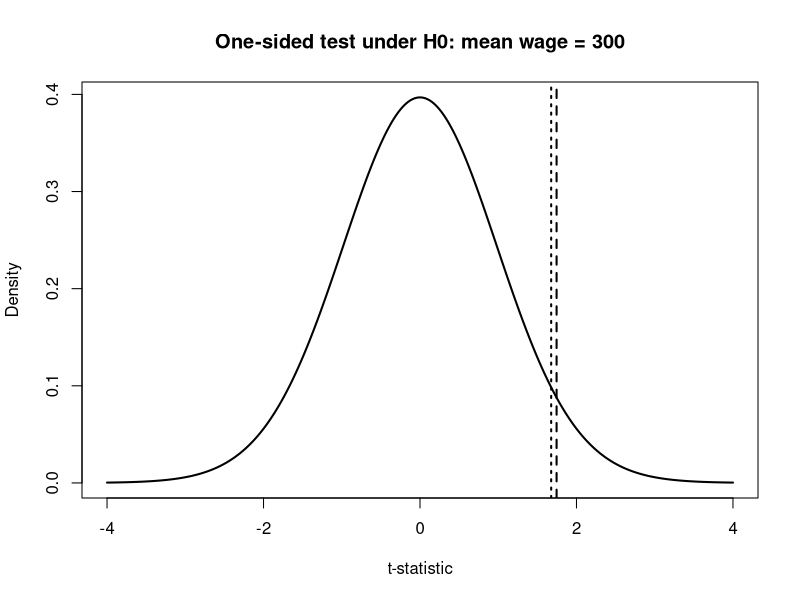
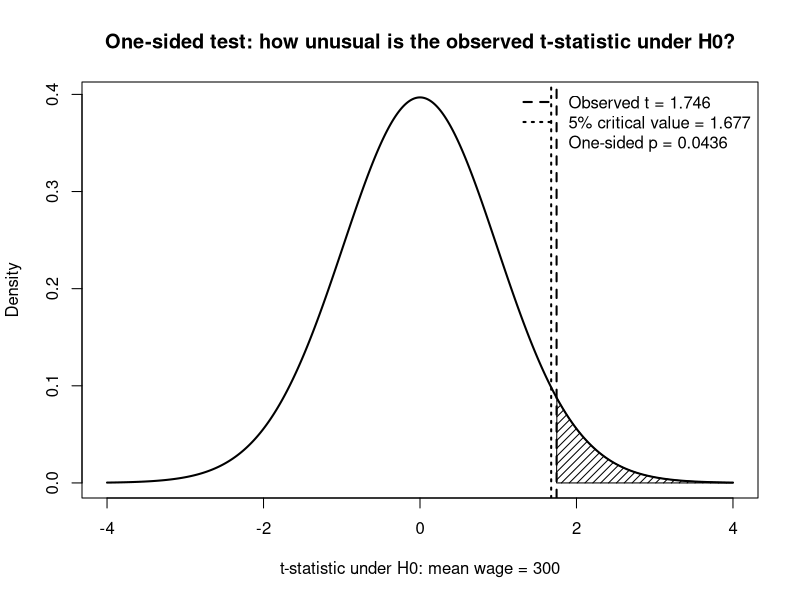
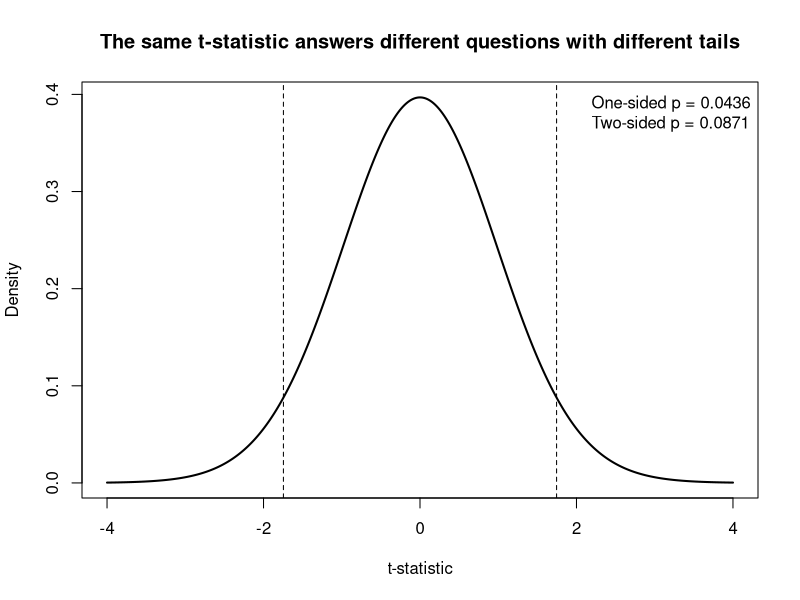
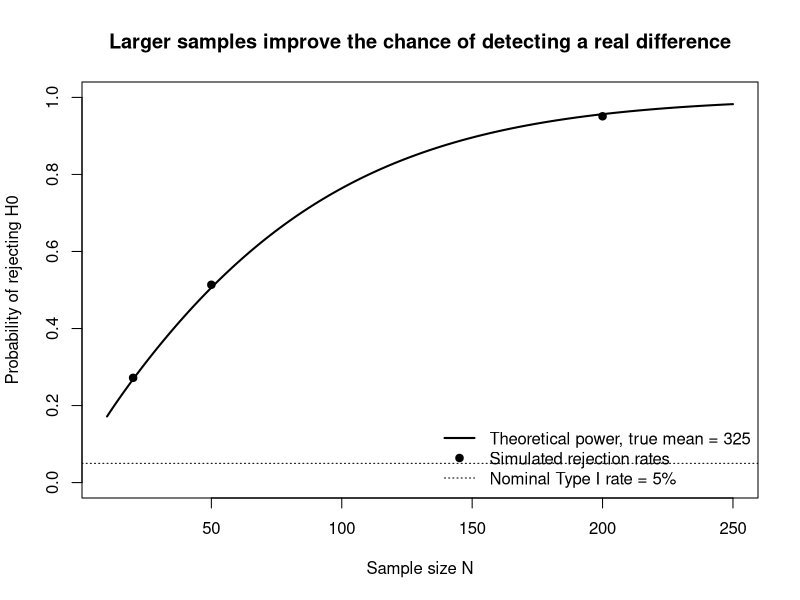

Write R code to recreate these figures, in order.
# Lecture 04: From Uncertainty to Evidence
# When Is an Estimate Different Enough?
#
# Standalone live-lab script. No external packages or data files are required.
# The numbered sections match lecture-04.qmd exactly.
#
# This lecture continues directly from Lecture 03. It reconstructs the same
# synthetic wage population and the same anchor sample, then uses that sample
# to test whether the firm's NOK 300/hour budgeting assumption is too low.

# -----------------------------------------------------------------------------
# SETUP: Reconstruct the Lecture 03 synthetic population and anchor sample
# -----------------------------------------------------------------------------

population_size <- 100000L
target_mean <- 315
target_sd <- 105
shape_k <- 3

u_grid <- (seq_len(population_size) - 0.5) / population_size
z <- u_grid + shape_k * u_grid^3
scale_wage <- target_sd / sqrt(mean((z - mean(z))^2))
base_wage <- target_mean - scale_wage * mean(z)
wage_population <- base_wage + scale_wage * z

population_mean <- mean(wage_population)
population_sd <- sqrt(mean((wage_population - population_mean)^2))

# Deterministic pseudo-random generator, identical to Lecture 03.
lcg_uniform <- function(n, seed) {
  modulus <- 2^32
  multiplier <- 1664525
  increment <- 1013904223
  state <- seed %% modulus
  out <- numeric(n)

  for (i in seq_len(n)) {
    state <- (multiplier * state + increment) %% modulus
    out[i] <- state / modulus
  }

  out
}

draw_wages <- function(n, seed, target_population_mean = 315) {
  u <- lcg_uniform(n, seed)
  idx <- floor(u * length(wage_population)) + 1L
  wage_population[idx] + (target_population_mean - 315)
}

# For the Type I / power simulation we use normally distributed wages so the
# textbook t-test assumptions are exactly represented and the nominal 5% Type I
# error rate is easy to see.
draw_normal_wages <- function(n, seed, mu = 300, sigma = 105) {
  u <- lcg_uniform(n, seed)
  u <- pmin(pmax(u, 1e-12), 1 - 1e-12)
  qnorm(u, mean = mu, sd = sigma)
}

simulate_normal_samples <- function(n, B, seed, mu = 300, sigma = 105) {
  values <- draw_normal_wages(n * B, seed, mu, sigma)
  matrix(values, nrow = B, ncol = n, byrow = TRUE)
}

sample_t_statistics <- function(samples, mu0 = 300) {
  n <- ncol(samples)
  sample_means <- rowMeans(samples)
  sample_sds <- apply(samples, 1, sd)
  (sample_means - mu0) / (sample_sds / sqrt(n))
}

figure_dir <- "figures"
if (!dir.exists(figure_dir)) dir.create(figure_dir, recursive = TRUE)

# Same sample used in Lecture 03.
anchor_seed <- 4820
wage <- draw_wages(50, anchor_seed)

anchor_mean <- mean(wage)
anchor_sd <- sd(wage)
anchor_se <- anchor_sd / sqrt(length(wage))

round(c(
  sample_mean = anchor_mean,
  sample_sd = anchor_sd,
  sample_se = anchor_se
), 2)
# Verified: mean 325.42, SD 102.98, SE 14.56.

# =============================================================================
# LAB STEP 1 — How far is 325.42 from 300?
# =============================================================================

# QUESTION: Is a NOK 25.42 difference large relative to sampling uncertainty?
# PREDICTION STOP:
# Ask how persuasive the same raw difference would be if the SE were 50 versus 1.

mu0 <- 300
n <- length(wage)
df <- n - 1

t_stat <- (anchor_mean - mu0) / anchor_se
round(t_stat, 4)
# Verified: 1.7457.

# INTERPRETATION:
# The estimate lies about 1.75 standard errors above the null boundary of 300.

# =============================================================================
# LAB STEP 2 — What would t look like if 300 were really true?
# =============================================================================

# QUESTION: Under H0: mu = 300, how unusual is t = 1.7457?
# PREDICTION STOP:
# Most t-statistics generated under H0 should be near zero.

alpha <- 0.05
t_critical_one <- qt(1 - alpha, df = df)
p_one <- 1 - pt(t_stat, df = df)

round(c(
  t_observed = t_stat,
  critical_value = t_critical_one,
  one_sided_p = p_one
), 4)
# Verified: t = 1.7457, critical value = 1.6766, p = 0.0436.

# Theoretical null distribution plot.
x <- seq(-4, 4, length.out = 1000)
y <- dt(x, df = df)
plot(
  x, y, type = "l", lwd = 2,
  main = "One-sided test under H0: mean wage = 300",
  xlab = "t-statistic", ylab = "Density"
)
abline(v = t_stat, lty = 2, lwd = 2)
abline(v = t_critical_one, lty = 3, lwd = 2)

png(file.path(figure_dir, "one-sided-test.png"), width = 1280, height = 768, res = 150)
plot(
  x, y, type = "l", lwd = 2,
  main = "One-sided test: how unusual is the observed t-statistic under H0?",
  xlab = "t-statistic under H0: mean wage = 300", ylab = "Density"
)
ix <- x >= t_stat
polygon(c(t_stat, x[ix], max(x[ix])), c(0, y[ix], 0), density = 18)
abline(v = t_stat, lty = 2, lwd = 2)
abline(v = t_critical_one, lty = 3, lwd = 2)
legend(
  "topright",
  legend = c(
    paste0("Observed t = ", round(t_stat, 3)),
    paste0("5% critical value = ", round(t_critical_one, 3)),
    paste0("One-sided p = ", round(p_one, 4))
  ),
  lty = c(2, 3, NA), lwd = c(2, 2, NA), bty = "n"
)
dev.off()

# DECISION:
# At alpha = 0.05, reject H0: mu <= 300 in favor of H1: mu > 300.

# =============================================================================
# LAB STEP 3 — The significance threshold is a decision rule
# =============================================================================

# QUESTION: Does the same evidence lead to the same decision at 10%, 5%, and 1%?
# PREDICTION STOP:
# The p-value stays fixed; only the decision threshold changes.

significance_decisions <- data.frame(
  alpha = c(0.10, 0.05, 0.01),
  p_value = p_one,
  reject = p_one <= c(0.10, 0.05, 0.01)
)
significance_decisions

# Verified: reject at 10% and 5%, do not reject at 1%.

# INTERPRETATION:
# Evidence is continuous. The significance decision is a rule placed on it.

# =============================================================================
# LAB STEP 4 — DELIBERATE FAILURE: the confidence-interval "paradox"
# =============================================================================

# QUESTION: How can 300 lie inside the previous 95% CI while a 5% test rejects it?
# PREDICTION STOP:
# Ask whether a 95% two-sided CI corresponds to a one-sided or two-sided 5% test.

t_critical_two <- qt(0.975, df = df)
p_two <- 2 * (1 - pt(abs(t_stat), df = df))
ci_two <- anchor_mean + c(-1, 1) * t_critical_two * anchor_se
lower_bound_one <- anchor_mean - t_critical_one * anchor_se

round(c(
  two_sided_p = p_two,
  ci95_two_sided_lo = ci_two[1],
  ci95_two_sided_hi = ci_two[2],
  lower_95_one_sided = lower_bound_one
), 4)
# Verified:
# two-sided p = 0.0871
# two-sided 95% CI = [296.1575, 354.6901]
# one-sided 95% lower bound = 301.0075

# Two-sided test: do NOT reject H0: mu = 300 at alpha = .05.
p_two <= 0.05

# One-sided test: reject H0: mu <= 300 at alpha = .05.
p_one <= 0.05

png(file.path(figure_dir, "one-vs-two-sided.png"), width = 1280, height = 768, res = 150)
plot(x, y, type = "l", lwd = 2,
     main = "The same t-statistic answers different questions with different tails",
     xlab = "t-statistic", ylab = "Density")
abline(v = c(-abs(t_stat), abs(t_stat)), lty = 2)
legend("topright",
       legend = c(paste0("One-sided p = ", round(p_one, 4)),
                  paste0("Two-sided p = ", round(p_two, 4))),
       bty = "n")
dev.off()

# INTERPRETATION:
# The 95% two-sided CI is equivalent to a two-sided 5% test, not to a one-sided
# 5% test. The matching one-sided 95% lower bound is above 300.

# =============================================================================
# LAB STEP 5 — DELIBERATE FAILURE: choose the tail after seeing the estimate
# =============================================================================

# MISLEADING REASONING:
# "The sample mean is above 300, therefore I should use H1: mu > 300."
#
# CORRECTION:
# The alternative is determined by the economic/research question before looking
# at the observed sign. If the original question was simply "has the mean changed?",
# the appropriate alternative remains H1: mu != 300.

# No new computation is required here. The point is specification discipline.

# =============================================================================
# LAB STEP 6 — Type I error, Type II error, and power
# =============================================================================

# To make the nominal error rates transparent, use a normal population with
# sigma = 105, matching the scale of the wage example.

# QUESTION A: If H0 is true, do we ever reject it?
# PREDICTION STOP:
# At alpha = .05, a valid test should reject a true H0 about 5% of the time.

null_samples <- simulate_normal_samples(
  n = 50, B = 10000, seed = 51050, mu = 300, sigma = 105
)
null_t <- sample_t_statistics(null_samples, mu0 = 300)
type1_rate <- mean(null_t >= qt(0.95, df = 49))
round(type1_rate, 4)
# Verified: 0.0493.

# QUESTION B: If the true mean is 325, how does N affect our chance of rejecting H0?
# PREDICTION STOP:
# The economic difference stays 25 NOK, but larger N should improve detectability.

power_results <- data.frame(N = c(20, 50, 200), power = NA_real_)
power_seeds <- c(51220, 51250, 51400)

for (j in seq_len(nrow(power_results))) {
  n_j <- power_results$N[j]
  alt_samples <- simulate_normal_samples(
    n = n_j, B = 5000, seed = power_seeds[j], mu = 325, sigma = 105
  )
  alt_t <- sample_t_statistics(alt_samples, mu0 = 300)
  crit_j <- qt(0.95, df = n_j - 1)
  power_results$power[j] <- mean(alt_t >= crit_j)
}

round(power_results, 4)
# Verified simulated power:
# N = 20  -> 0.2720
# N = 50  -> 0.5136
# N = 200 -> 0.9510

# Theoretical power under a normal model uses the noncentral t distribution.
N_grid <- 10:250
ncp <- (325 - 300) / (105 / sqrt(N_grid))
critical_grid <- qt(0.95, df = N_grid - 1)
theoretical_power <- 1 - pt(critical_grid, df = N_grid - 1, ncp = ncp)

png(file.path(figure_dir, "power-sample-size.png"), width = 1280, height = 768, res = 150)
plot(
  N_grid, theoretical_power, type = "l", lwd = 2, ylim = c(0, 1),
  main = "Larger samples improve the chance of detecting a real difference",
  xlab = "Sample size N", ylab = "Probability of rejecting H0"
)
points(power_results$N, power_results$power, pch = 19)
abline(h = 0.05, lty = 3)
legend(
  "bottomright",
  legend = c("Theoretical power, true mean = 325", "Simulated rejection rates", "Nominal Type I rate = 5%"),
  lty = c(1, NA, 3), pch = c(NA, 19, NA), lwd = c(2, NA, 1), bty = "n"
)
dev.off()

# INTERPRETATION:
# Larger N reduces Type II error and raises power, even though the underlying
# economic difference (25 NOK/hour) has not changed.

# =============================================================================
# FINAL CONSISTENCY CHECKS — should all return TRUE
# =============================================================================

stopifnot(abs(anchor_mean - 325.423821971289) < 1e-8)
stopifnot(abs(anchor_sd - 102.978874073191) < 1e-8)
stopifnot(abs(anchor_se - 14.563412035222) < 1e-8)
stopifnot(abs(t_stat - 1.745732518575) < 1e-8)
stopifnot(abs(p_one - 0.043562650143) < 1e-8)
stopifnot(abs(p_two - 0.087125300286) < 1e-8)
stopifnot(abs(ci_two[1] - 296.157549777197) < 1e-8)
stopifnot(abs(ci_two[2] - 354.690094165380) < 1e-8)
stopifnot(abs(lower_bound_one - 301.007520524091) < 1e-8)
stopifnot(abs(type1_rate - 0.0493) < 5e-4)
stopifnot(abs(power_results$power[power_results$N == 20] - 0.2720) < 5e-4)
stopifnot(abs(power_results$power[power_results$N == 50] - 0.5136) < 5e-4)
stopifnot(abs(power_results$power[power_results$N == 200] - 0.9510) < 5e-4)

message("Lecture 04 consistency checks passed.")
